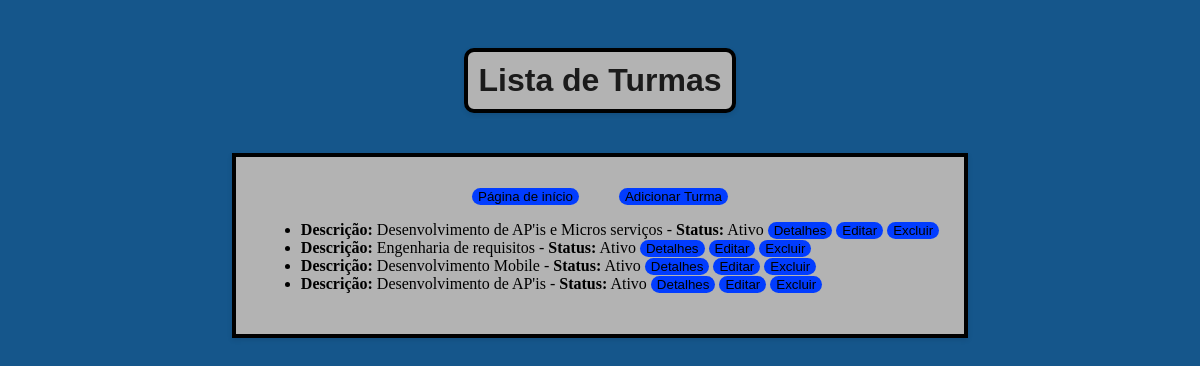
/turmas, run on an earlier commit of the app's database.
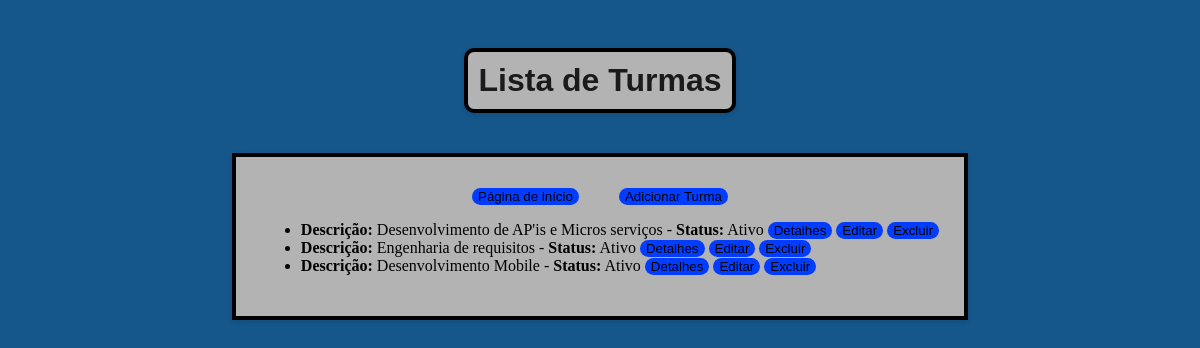
And on a later commit of the database.
### app/models.py (models this page shows)
class Turma(db.Model):
    __tablename__ = 'turmas'
    id = db.Column(db.Integer, primary_key=True)
    descricao = db.Column(db.String(100), nullable=False)
    status = db.Column(db.Boolean, default=True)
    professor_id = db.Column(db.Integer, db.ForeignKey(
        'professores.id'), nullable=False)
    alunos = db.relationship('Aluno', backref='turma', lazy="select")

### app/turmas/turmas_routes.py (the view)
@turmas_blueprint.route("/turmas", methods=["GET"])
def get_turmas():
    turmas = listar_turmas()
    return render_template('turmas/turmas.html', turmas=turmas)

### app/turmas/turmas_model.py (called while the page is built)
def listar_turmas():
    turmas = Turma.query.all()
    return [
        {
            "id": turma.id,
            "descricao": turma.descricao,
            "professor": turma.professor_id,
            "status": turma.status
        }
        for turma in turmas
    ]

### app/templates/turmas/turmas.html (shortened to what this page needs)
<!DOCTYPE html>
<html lang="pt-BR">
<head>
    <link rel="stylesheet" href="{{ url_for('static', filename='turmas.css') }}">
</head>
<body>
    <h1>Lista de Turmas</h1>
    <section class="container">
        <div class="button_home">
            <a href="{{ url_for('index') }}"><button>Página de início</button></a>
            <a href="/turmas/novo"><button>Adicionar Turma</button></a>
        </div>
        <ul>
            {% if turmas %}
                {% for turma in turmas %}
                    <li>
                        <strong>Descrição:</strong> {{ turma.descricao }}
                        - <strong>Status:</strong> {{ 'Ativo' if turma.status else 'Inativo' }}
                        <a href="/turmas/{{ turma.id }}"><button>Detalhes</button></a>
                        <a href="/turmas/{{ turma.id }}/atualizar"><button>Editar</button></a>
                        <form action="/turmas/{{ turma.id }}" method="POST" style="display:inline;" onsubmit="return confirmDelete(this);">
                            <button type="submit">Excluir</button>
                        </form>
                    </li>
                {% endfor %}
            {% else %}
                <li>Nenhuma turma cadastrada.</li>
            {% endif %}
        </ul>
    </section>
</body>
</html>

What changed in the data, as far as the page shows it:
removed Turma: descricao "Desenvolvimento de AP'is", status "Ativo"
